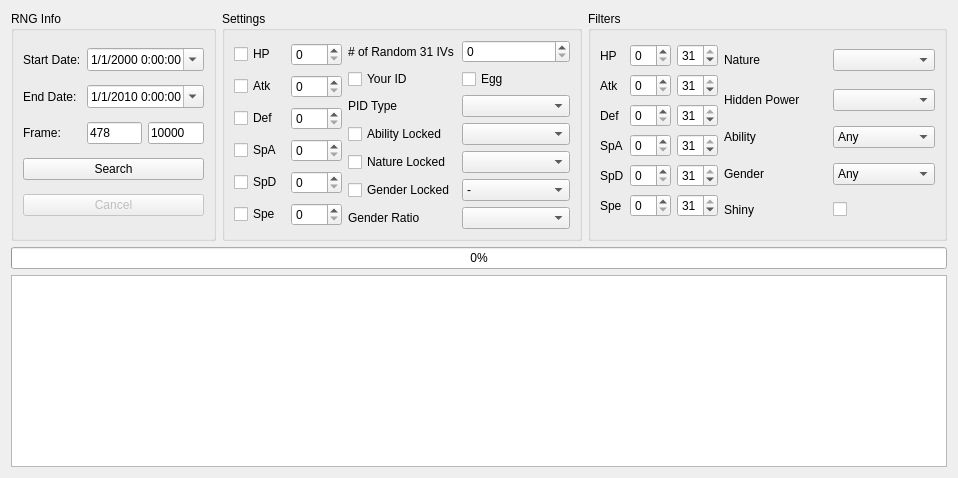
      <widget class="QWidget" name="tabEvent">
       <attribute name="title">
        <string>Event</string>
       </attribute>
       <layout class="QGridLayout" name="gridLayout_4">
        <item row="0" column="0">
         <widget class="QGroupBox" name="groupBoxEventRNGInfo">
          <property name="sizePolicy">
           <sizepolicy hsizetype="Preferred" vsizetype="Preferred">
            <horstretch>1</horstretch>
            <verstretch>1</verstretch>
           </sizepolicy>
          </property>
          <property name="title">
           <string>RNG Info</string>
          </property>
          <layout class="QGridLayout" name="gridLayout_9">
           <item row="0" column="0">
            <widget class="QLabel" name="labelEventStartDate">
             <property name="text">
              <string>Start Date:</string>
             </property>
            </widget>
           </item>
           <item row="0" column="1" colspan="2">
            <widget class="QDateTimeEdit" name="dateTimeEditEventStartDate">
             <property name="dateTime">
              <datetime>
               <hour>0</hour>
               <minute>0</minute>
               <second>0</second>
               <year>2000</year>
               <month>1</month>
               <day>1</day>
              </datetime>
             </property>
             <property name="time">
              <time>
               <hour>0</hour>
               <minute>0</minute>
               <second>0</second>
              </time>
             </property>
             <property name="maximumDateTime">
              <datetime>
               <hour>0</hour>
               <minute>0</minute>
               <second>0</second>
               <year>2100</year>
               <month>1</month>
               <day>1</day>
              </datetime>
             </property>
             <property name="minimumDateTime">
              <datetime>
               <hour>0</hour>
               <minute>0</minute>
               <second>0</second>
               <year>2000</year>
               <month>1</month>
               <day>1</day>
              </datetime>
             </property>
             <property name="maximumDate">
              <date>
               <year>2100</year>
               <month>1</month>
               <day>1</day>
              </date>
             </property>
             <property name="minimumDate">
              <date>
               <year>2000</year>
               <month>1</month>
               <day>1</day>
              </date>
             </property>
             <property name="maximumTime">
              <time>
               <hour>0</hour>
               <minute>0</minute>
               <second>0</second>
              </time>
             </property>
             <property name="minimumTime">
              <time>
               <hour>0</hour>
               <minute>0</minute>
               <second>0</second>
              </time>
             </property>
             <property name="displayFormat">
              <string>M/d/yyyy H:mm:ss</string>
             </property>
             <property name="calendarPopup">
              <bool>true</bool>
             </property>
             <property name="timeSpec">
              <enum>Qt::LocalTime</enum>
             </property>
            </widget>
           </item>
           <item row="1" column="0">
            <widget class="QLabel" name="labelEventEndDate">
             <property name="text">
              <string>End Date:</string>
             </property>
            </widget>
           </item>
           <item row="1" column="1" colspan="2">
            <widget class="QDateTimeEdit" name="dateTimeEditEventEndDate">
             <property name="dateTime">
              <datetime>
               <hour>0</hour>
               <minute>0</minute>
               <second>0</second>
               <year>2010</year>
               <month>1</month>
               <day>1</day>
              </datetime>
             </property>
             <property name="date">
              <date>
               <year>2010</year>
               <month>1</month>
               <day>1</day>
              </date>
             </property>
             <property name="time">
              <time>
               <hour>0</hour>
               <minute>0</minute>
               <second>0</second>
              </time>
             </property>
             <property name="maximumDateTime">
              <datetime>
               <hour>0</hour>
               <minute>0</minute>
               <second>0</second>
               <year>2100</year>
               <month>1</month>
               <day>1</day>
              </datetime>
             </property>
             <property name="minimumDateTime">
              <datetime>
               <hour>0</hour>
               <minute>0</minute>
               <second>0</second>
               <year>2000</year>
               <month>1</month>
               <day>1</day>
              </datetime>
             </property>
             <property name="maximumDate">
              <date>
               <year>2100</year>
               <month>1</month>
               <day>1</day>
              </date>
             </property>
             <property name="minimumDate">
              <date>
               <year>2000</year>
               <month>1</month>
               <day>1</day>
              </date>
             </property>
             <property name="maximumTime">
              <time>
               <hour>0</hour>
               <minute>0</minute>
               <second>0</second>
              </time>
             </property>
             <property name="minimumTime">
              <time>
               <hour>0</hour>
               <minute>0</minute>
               <second>0</second>
              </time>
             </property>
             <property name="displayFormat">
              <string>M/d/yyyy H:mm:ss</string>
             </property>
             <property name="calendarPopup">
              <bool>true</bool>
             </property>
             <property name="timeSpec">
              <enum>Qt::LocalTime</enum>
             </property>
            </widget>
           </item>
           <item row="2" column="0">
            <widget class="QLabel" name="labelEventFrame">
             <property name="text">
              <string>Frame:</string>
             </property>
            </widget>
           </item>
           <item row="2" column="1">
            <widget class="QLineEdit" name="lineEditEventStartFrame">
             <property name="text">
              <string notr="true">478</string>
             </property>
            </widget>
           </item>
           <item row="2" column="2">
            <widget class="QLineEdit" name="lineEditEventEndFrame">
             <property name="text">
              <string notr="true">10000</string>
             </property>
            </widget>
           </item>
           <item row="3" column="0" colspan="3">
            <widget class="QPushButton" name="pushButtonEventSearch">
             <property name="text">
              <string>Search</string>
             </property>
            </widget>
           </item>
           <item row="4" column="0" colspan="3">
            <widget class="QPushButton" name="pushButtonEventCancel">
             <property name="enabled">
              <bool>false</bool>
             </property>
             <property name="text">
              <string>Cancel</string>
             </property>
            </widget>
           </item>
          </layout>
         </widget>
        </item>
        <item row="0" column="2">
         <widget class="QGroupBox" name="groupBoxEventFilter">
          <property name="sizePolicy">
           <sizepolicy hsizetype="Preferred" vsizetype="Preferred">
            <horstretch>2</horstretch>
            <verstretch>1</verstretch>
           </sizepolicy>
          </property>
          <property name="title">
           <string>Filters</string>
          </property>
          <layout class="QGridLayout" name="gridLayout_16">
           <item row="0" column="1">
            <widget class="QLabel" name="labelEventNature">
             <property name="frameShape">
              <enum>QFrame::NoFrame</enum>
             </property>
             <property name="text">
              <string>Nature</string>
             </property>
            </widget>
           </item>
           <item row="0" column="2">
            <widget class="QComboBox" name="comboBoxEventNature"/>
           </item>
           <item row="1" column="1">
            <widget class="QLabel" name="labelEventHiddenPower">
             <property name="text">
              <string>Hidden Power</string>
             </property>
            </widget>
           </item>
           <item row="1" column="2">
            <widget class="QComboBox" name="comboBoxEventHiddenPower"/>
           </item>
           <item row="2" column="1">
            <widget class="QLabel" name="labelEventAbility">
             <property name="text">
              <string>Ability</string>
             </property>
            </widget>
           </item>
           <item row="2" column="2">
            <widget class="QComboBox" name="comboBoxEventAbility">
             <item>
              <property name="text">
               <string>Any</string>
              </property>
             </item>
             <item>
              <property name="text">
               <string notr="true">1</string>
              </property>
             </item>
             <item>
              <property name="text">
               <string notr="true">2</string>
              </property>
             </item>
             <item>
              <property name="text">
               <string notr="true">H</string>
              </property>
             </item>
            </widget>
           </item>
           <item row="3" column="1">
            <widget class="QLabel" name="labelEventGender">
             <property name="text">
              <string>Gender</string>
             </property>
            </widget>
           </item>
           <item row="3" column="2">
            <widget class="QComboBox" name="comboBoxEventGender">
             <item>
              <property name="text">
               <string>Any</string>
              </property>
             </item>
             <item>
              <property name="text">
               <string notr="true">♂</string>
              </property>
             </item>
             <item>
              <property name="text">
               <string notr="true">♀</string>
              </property>
             </item>
            </widget>
           </item>
           <item row="4" column="1">
            <widget class="QLabel" name="labelEventShiny">
             <property name="text">
              <string>Shiny</string>
             </property>
            </widget>
           </item>
           <item row="4" column="2">
            <widget class="QCheckBox" name="checkBoxEventShiny">
             <property name="text">
              <string/>
             </property>
            </widget>
           </item>
           <item row="0" column="0" rowspan="5">
            <layout class="QGridLayout" name="gridLayout_15">
             <item row="0" column="2">
              <widget class="QSpinBox" name="spinBoxEventMaxHP">
               <property name="maximum">
                <number>31</number>
               </property>
               <property name="value">
                <number>31</number>
               </property>
              </widget>
             </item>
             <item row="4" column="0">
              <widget class="QLabel" name="labelEventSpD">
               <property name="text">
                <string>SpD</string>
               </property>
              </widget>
             </item>
             <item row="5" column="2">
              <widget class="QSpinBox" name="spinBoxEventMaxSpe">
               <property name="maximum">
                <number>31</number>
               </property>
               <property name="value">
                <number>31</number>
               </property>
              </widget>
             </item>
             <item row="1" column="2">
              <widget class="QSpinBox" name="spinBoxEventMaxAtk">
               <property name="maximum">
                <number>31</number>
               </property>
               <property name="value">
                <number>31</number>
               </property>
              </widget>
             </item>
             <item row="2" column="1">
              <widget class="QSpinBox" name="spinBoxEventMinDef">
               <property name="maximum">
                <number>31</number>
               </property>
              </widget>
             </item>
             <item row="3" column="2">
              <widget class="QSpinBox" name="spinBoxEventMaxSpA">
               <property name="maximum">
                <number>31</number>
               </property>
               <property name="value">
                <number>31</number>
               </property>
              </widget>
             </item>
             <item row="0" column="0">
              <widget class="QLabel" name="labelEventHP">
               <property name="text">
                <string>HP</string>
               </property>
              </widget>
             </item>
             <item row="4" column="1">
              <widget class="QSpinBox" name="spinBoxEventMinSpD">
               <property name="maximum">
                <number>31</number>
               </property>
              </widget>
             </item>
             <item row="0" column="1">
              <widget class="QSpinBox" name="spinBoxEventMinHP">
               <property name="maximum">
                <number>31</number>
               </property>
              </widget>
             </item>
             <item row="1" column="0">
              <widget class="QLabel" name="labelEventAtk">
               <property name="text">
                <string>Atk</string>
               </property>
              </widget>
             </item>
             <item row="1" column="1">
              <widget class="QSpinBox" name="spinBoxEventMinAtk">
               <property name="maximum">
                <number>31</number>
               </property>
              </widget>
             </item>
             <item row="2" column="0">
              <widget class="QLabel" name="labelEventDef">
               <property name="text">
                <string>Def</string>
               </property>
              </widget>
             </item>
             <item row="2" column="2">
              <widget class="QSpinBox" name="spinBoxEventMaxDef">
               <property name="maximum">
                <number>31</number>
               </property>
               <property name="value">
                <number>31</number>
               </property>
              </widget>
             </item>
             <item row="5" column="1">
              <widget class="QSpinBox" name="spinBoxEventMinSpe">
               <property name="maximum">
                <number>31</number>
               </property>
              </widget>
             </item>
             <item row="5" column="0">
              <widget class="QLabel" name="labelEventSpe">
               <property name="text">
                <string>Spe</string>
               </property>
              </widget>
             </item>
             <item row="4" column="2">
              <widget class="QSpinBox" name="spinBoxEventMaxSpD">
               <property name="maximum">
                <number>31</number>
               </property>
               <property name="value">
                <number>31</number>
               </property>
              </widget>
             </item>
             <item row="3" column="0">
              <widget class="QLabel" name="labelEventSpA">
               <property name="text">
                <string>SpA</string>
               </property>
              </widget>
             </item>
             <item row="3" column="1">
              <widget class="QSpinBox" name="spinBoxEventMinSpA">
               <property name="maximum">
                <number>31</number>
               </property>
              </widget>
             </item>
            </layout>
           </item>
          </layout>
         </widget>
        </item>
        <item row="2" column="0" colspan="3">
         <widget class="QTableView" name="tableViewEvent">
          <property name="sizePolicy">
           <sizepolicy hsizetype="Expanding" vsizetype="Expanding">
            <horstretch>0</horstretch>
            <verstretch>1</verstretch>
           </sizepolicy>
          </property>
          <attribute name="horizontalHeaderDefaultSectionSize">
           <number>60</number>
          </attribute>
         </widget>
        </item>
        <item row="1" column="0" colspan="3">
         <widget class="QProgressBar" name="progressBarEvent">
          <property name="value">
           <number>0</number>
          </property>
         </widget>
        </item>
        <item row="0" column="1">
         <widget class="QGroupBox" name="groupBoxEventSettings">
          <property name="sizePolicy">
           <sizepolicy hsizetype="Preferred" vsizetype="Preferred">
            <horstretch>2</horstretch>
            <verstretch>1</verstretch>
           </sizepolicy>
          </property>
          <property name="title">
           <string>Settings</string>
          </property>
          <layout class="QGridLayout" name="gridLayout_18">
           <item row="0" column="1">
            <widget class="QLabel" name="labelEventRandomIVs">
             <property name="text">
              <string># of Random 31 IVs</string>
             </property>
            </widget>
           </item>
           <item row="0" column="2">
            <widget class="QSpinBox" name="spinBoxEventRandomIVs"/>
           </item>
           <item row="1" column="1">
            <widget class="QCheckBox" name="checkBoxEventYourID">
             <property name="text">
              <string>Your ID</string>
             </property>
            </widget>
           </item>
           <item row="1" column="2">
            <widget class="QCheckBox" name="checkBoxEventEgg">
             <property name="text">
              <string>Egg</string>
             </property>
            </widget>
           </item>
           <item row="2" column="1">
            <widget class="QLabel" name="labelEventPIDType">
             <property name="text">
              <string>PID Type</string>
             </property>
            </widget>
           </item>
           <item row="2" column="2">
            <widget class="QComboBox" name="comboBoxEventPIDType"/>
           </item>
           <item row="3" column="1">
            <widget class="QCheckBox" name="checkBoxEventAbilityLock">
             <property name="text">
              <string>Ability Locked</string>
             </property>
            </widget>
           </item>
           <item row="3" column="2">
            <widget class="QComboBox" name="comboBox_2"/>
           </item>
           <item row="4" column="1">
            <widget class="QCheckBox" name="checkBox_9">
             <property name="text">
              <string>Nature Locked</string>
             </property>
            </widget>
           </item>
           <item row="4" column="2">
            <widget class="QComboBox" name="comboBox_3"/>
           </item>
           <item row="5" column="1">
            <widget class="QCheckBox" name="checkBox_10">
             <property name="text">
              <string>Gender Locked</string>
             </property>
            </widget>
           </item>
           <item row="5" column="2">
            <widget class="QComboBox" name="comboBox_4">
             <item>
              <property name="text">
               <string notr="true">-</string>
              </property>
             </item>
             <item>
              <property name="text">
               <string notr="true">♂</string>
              </property>
             </item>
             <item>
              <property name="text">
               <string notr="true">♀</string>
              </property>
             </item>
            </widget>
           </item>
           <item row="6" column="1">
            <widget class="QLabel" name="labelEventGenderRatio">
             <property name="text">
              <string>Gender Ratio</string>
             </property>
            </widget>
           </item>
           <item row="6" column="2">
            <widget class="QComboBox" name="comboBoxEventGenderRatio"/>
           </item>
           <item row="0" column="0" rowspan="7">
            <layout class="QGridLayout" name="gridLayout_17">
             <item row="0" column="0">
              <widget class="QCheckBox" name="checkBoxEventHP">
               <property name="text">
                <string>HP</string>
               </property>
              </widget>
             </item>
             <item row="0" column="1">
              <widget class="QSpinBox" name="spinBoxEventHP">
               <property name="maximum">
                <number>31</number>
               </property>
              </widget>
             </item>
             <item row="1" column="0">
              <widget class="QCheckBox" name="checkBoxEventAtk">
               <property name="text">
                <string>Atk</string>
               </property>
              </widget>
             </item>
             <item row="1" column="1">
              <widget class="QSpinBox" name="spinBoxEventAtk">
               <property name="maximum">
                <number>31</number>
               </property>
              </widget>
             </item>
             <item row="2" column="0">
              <widget class="QCheckBox" name="checkBoxEventDef">
               <property name="text">
                <string>Def</string>
               </property>
              </widget>
             </item>
             <item row="2" column="1">
              <widget class="QSpinBox" name="spinBoxEventDef">
               <property name="maximum">
                <number>31</number>
               </property>
              </widget>
             </item>
             <item row="3" column="0">
              <widget class="QCheckBox" name="checkBoxEventSpA">
               <property name="text">
                <string>SpA</string>
               </property>
              </widget>
             </item>
             <item row="3" column="1">
              <widget class="QSpinBox" name="spinBoxEventSpA">
               <property name="maximum">
                <number>31</number>
               </property>
              </widget>
             </item>
             <item row="4" column="0">
              <widget class="QCheckBox" name="checkBoxEventSpD">
               <property name="text">
                <string>SpD</string>
               </property>
              </widget>
             </item>
             <item row="4" column="1">
              <widget class="QSpinBox" name="spinBoxEventSpD">
               <property name="maximum">
                <number>31</number>
               </property>
              </widget>
             </item>
             <item row="5" column="0">
              <widget class="QCheckBox" name="checkBoxEventSpe">
               <property name="text">
                <string>Spe</string>
               </property>
              </widget>
             </item>
             <item row="5" column="1">
              <widget class="QSpinBox" name="spinBoxEventSpe">
               <property name="maximum">
                <number>31</number>
               </property>
              </widget>
             </item>
            </layout>
           </item>
          </layout>
         </widget>
        </item>
       </layout>
      </widget>
